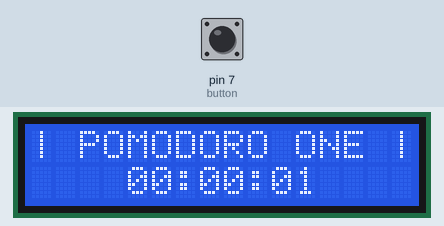
Simulated run of this sketch. Board: Arduino Uno, built with avr-gcc and run on an emulated ATmega328P. On the bench: 16×2 character LCD. The inputs (shaded band) are chosen by the test bench; at power-on: pin 7 (button) LOW. What the sketch prints to the serial monitor is not drawn.

Above: at 1.2 s.
1.3 s: pin 7 (button) pulled HIGH for 3.2 s
At 5.6 s:
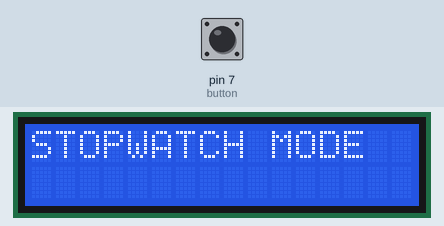
6.0 s: pin 7 (button) pulled HIGH for 0.15 s
At 7.4 s:
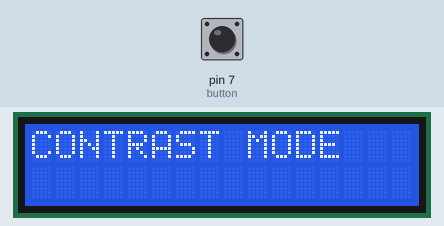
7.7 s: pin 7 (button) pulled HIGH for 1 s
At 9.8 s:
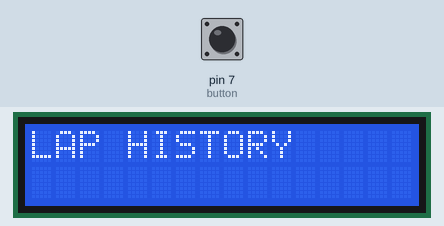
Timing chart, 0 to 11.3 s (numbered marks = the images above; inputs shaded):
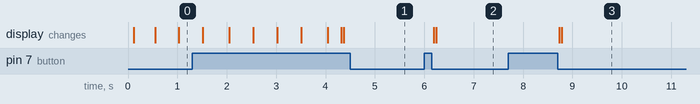

The sketch:

POMODORO_ONE.ino
```cpp
#include <LiquidCrystal.h>

// Hardware
LiquidCrystal lcd(12, 11, 5, 4, 3, 2); // RS, E, D4, D5, D6, D7

int contrast_pin = 9;
int button = 7;
unsigned long pressed_time = 0;
typedef enum {
  NO_EVENT,
  SHORT_PRESS,
  LONG_PRESS
} ClickType;

// Stopwatch
unsigned long clock_start = 0;
int time;
int s = 0;
int m = 0;
int h = 0;
int long_press_threshold = 3000;
bool s_pair;

// Menu
unsigned long time_buffer = 0;
int time_buffer_threshold = 1000;

typedef enum {
  STOPWATCH,
  MENU,
  CONTRAST,
  LAP_HISTORY
} Mode;

Mode current_mode = STOPWATCH;

typedef struct node {
    char *name;
    char *lap;
    Mode mode;
    struct node *next;
} Node;

Node *selected_mode;

Node stopwatch_mode;

Node contrast_mode;

Node lap_history_mode;


// Contrast
int initial_contrast = 64;
int contrast = initial_contrast;
int contrast_bar_level = 0;
int min_luminosity = 128;

// Lap History
Node *previous_lap;
Node *selected_lap;
Node head;

//Hardware
ClickType click_handler() {
  //determines if the click of the button is short or long
  if (digitalRead(button) == HIGH) {
    unsigned long time = millis();

    if (pressed_time == 0 && time - time_buffer > time_buffer_threshold) pressed_time = time; //prevent the system from detecting a press 1 second right after a long press
    else if (time - pressed_time > long_press_threshold && pressed_time != 0 ) { //the second condition avoids detecting a long press just because time - 0 is a big
      Serial.println("Long Press");
      pressed_time = 0;
      time_buffer = time;
      return LONG_PRESS;
    }
  }
  else {
    if (pressed_time != 0) {
      pressed_time = 0;
      Serial.println("Short Press");
      return SHORT_PRESS;
    }
  }

  return NO_EVENT;
}


//Lap History
void update_lap_history(char* lap) {
  //updates the lap history with mode from the stopwatch
  Node *new_lap =malloc(sizeof(Node));
  new_lap->name = NULL;
  new_lap->next = NULL;

  previous_lap->name = lap;
  previous_lap->next = new_lap;

  previous_lap = new_lap;
}

void display_lap_history() {
  //displays and allows us to browse through the lap history
  //display selected_lap and it's next lap. When at the end of the chain list, go back to &head
  if (selected_lap->name != NULL) {
    lcd.setCursor(1, 0);
    lcd.print(selected_lap->name); //handle case of head not initialized
    }
  else {
    lcd.setCursor(0, 0);
    lcd.print("                ");
  }
  // if (selected_lap->next != NULL) {
  //   lcd.setCursor(1, 1);
  //   lcd.print(selected_lap->next->name);
  // }
  // else {
  //   lcd.setCursor(0, 1);
  //   lcd.print("                ");
  // }
}

Mode handle_history_event() {
  //handles button presses when in lap history mode
  ClickType click = click_handler();

  if (click == SHORT_PRESS) {
    if (selected_lap -> next != NULL) selected_lap = selected_lap -> next;
    else selected_lap = &head;
    lcd.clear();
    return LAP_HISTORY;
  }

  else if (click == NO_EVENT) {
    return LAP_HISTORY;
  }

  else if (click == LONG_PRESS) {
    lcd.clear();
    return MENU;
  }
}


//Stopwatch
void display_clock(unsigned long time) {
  //computes the seconds, minutes and hours elapsed during the lap and displays them
  s = time % 60;
  m = (time / 60) % 60;
  h = (time / 3600);

  s_pair = (millis() / 500) % 2 == 0;

  // 🟦 First row: title
    lcd.setCursor(0, 0);
    if (s % 2 == 0) lcd.print("-");
    else lcd.print("|");
    lcd.print(" POMODORO ONE");
    if (s % 2 == 0) lcd.print(" -");
    else lcd.print(" |");

    // 🟩 Second row: centered time
    lcd.setCursor(4, 1);

    // Leading zeros (important)
    if (h < 10) lcd.print("0");
    lcd.print(h);

    // Blinking colon effect
    if (s_pair) lcd.print(":");
    else lcd.print(" ");

    if (m < 10) lcd.print("0");
    lcd.print(m);

    if (s_pair) lcd.print(":");
    else lcd.print(" ");

    if (s < 10) lcd.print("0");
    lcd.print(s);
}

Mode reset_clock(int s, int m, int h) {
  //resets the pomodoro lap to 0 and sends the ended lap info to lap history
  char lap[10];
  snprintf(lap, sizeof(lap), "%02d:%02d:%02d", h, m, s);

  char *lap_copy = malloc(sizeof(lap));
  strcpy(lap_copy, lap);

  update_lap_history(lap_copy);

  clock_start = millis();
  return STOPWATCH;
}

Mode handle_clock_event() {
  //handles button presses when in clock mode.
  ClickType click = click_handler();
  if (click == LONG_PRESS) {
    lcd.clear();
    return MENU;
  }

  else if (click == NO_EVENT) {
    return STOPWATCH;
  }

  else if (click == SHORT_PRESS) {
    return reset_clock(s, m, h);
  }
}


//Menu
Mode handle_menu_event() {
  //handles button presses when in menu mode
  ClickType click = click_handler();

  if (click == SHORT_PRESS) {
    selected_mode = selected_mode ->next;
    lcd.clear();
    return MENU;
  }

  else if (click == NO_EVENT) {
    return MENU;
  }

  else if (click == LONG_PRESS) {
    lcd.clear();
    return selected_mode ->mode;
  }
}

void display_menu(Node *selected_mode) {
  //displays the POMODORO ONE's different functionalities
  lcd.setCursor(0, 0);
  lcd.print(selected_mode->name);
}


//Contrast
void display_contrast() {
  //displays the current contrast of the lcd screen
  if (contrast > min_luminosity) contrast = 0;
  analogWrite(contrast_pin, contrast);

  contrast_bar_level = contrast / 8;

  lcd.setCursor(4, 0);
  lcd.print("CONTRAST");

  for (int i = 0; i < contrast_bar_level; i++) {
    lcd.setCursor(i, 1);
    lcd.write(255);
  }
}

Mode handle_contrast_event() {
  //handles button presses when in menu mode
  ClickType click = click_handler();
  if (click == LONG_PRESS) {
    lcd.clear();
    return MENU;
  }

  else if (click == NO_EVENT) {
    return CONTRAST;
  }

  else if (click == SHORT_PRESS) {
    lcd.clear();
    contrast += 8;
    return CONTRAST;
  }
}


void setup() {
  //Initial setup
  lcd.begin(16, 2);
  Serial.begin(9600);

  analogWrite(contrast_pin, initial_contrast);

  pinMode(contrast_pin, OUTPUT);
  pinMode(button, INPUT);

  stopwatch_mode.name = "STOPWATCH MODE";
  stopwatch_mode.mode = STOPWATCH;
  stopwatch_mode.next = &contrast_mode;

  contrast_mode.name = "CONTRAST MODE";
  contrast_mode.mode = CONTRAST;
  contrast_mode.next = &lap_history_mode;

  lap_history_mode.name = "LAP HISTORY";
  lap_history_mode.mode = LAP_HISTORY;
  lap_history_mode.next = &stopwatch_mode;

  selected_mode = &stopwatch_mode;

  head.name = NULL;
  head.next = NULL;

  previous_lap = &head;
  selected_lap = &head;

}

void loop() {
  //Main loop
  delay(50);

  unsigned long m = millis();

  time = (m - clock_start) / 1000;

  switch (current_mode) {

    case STOPWATCH:
      display_clock(time);
      current_mode = handle_clock_event();
      break;

    case MENU:
      display_menu(selected_mode);
      current_mode = handle_menu_event();
      break;

    case CONTRAST:
      display_contrast();
      current_mode = handle_contrast_event();
      break;

    case LAP_HISTORY:
      display_lap_history();
      current_mode = handle_history_event();
      break;
  }

}

//TODO:
// menu to pick between: contrast, stopwatch
// seperate declaration from initialization
//create new clock designs
```

Measured:
- after the input at 1.3 s, the display: first differs from a run without the input after 3.0 s (image 1 shows a later state)
- after the input at 6.0 s, the display: first changes after 0.19 s (image 2 shows a later state)
- after the input at 7.7 s, the display: first changes after 1.0 s (image 3 shows a later state)
